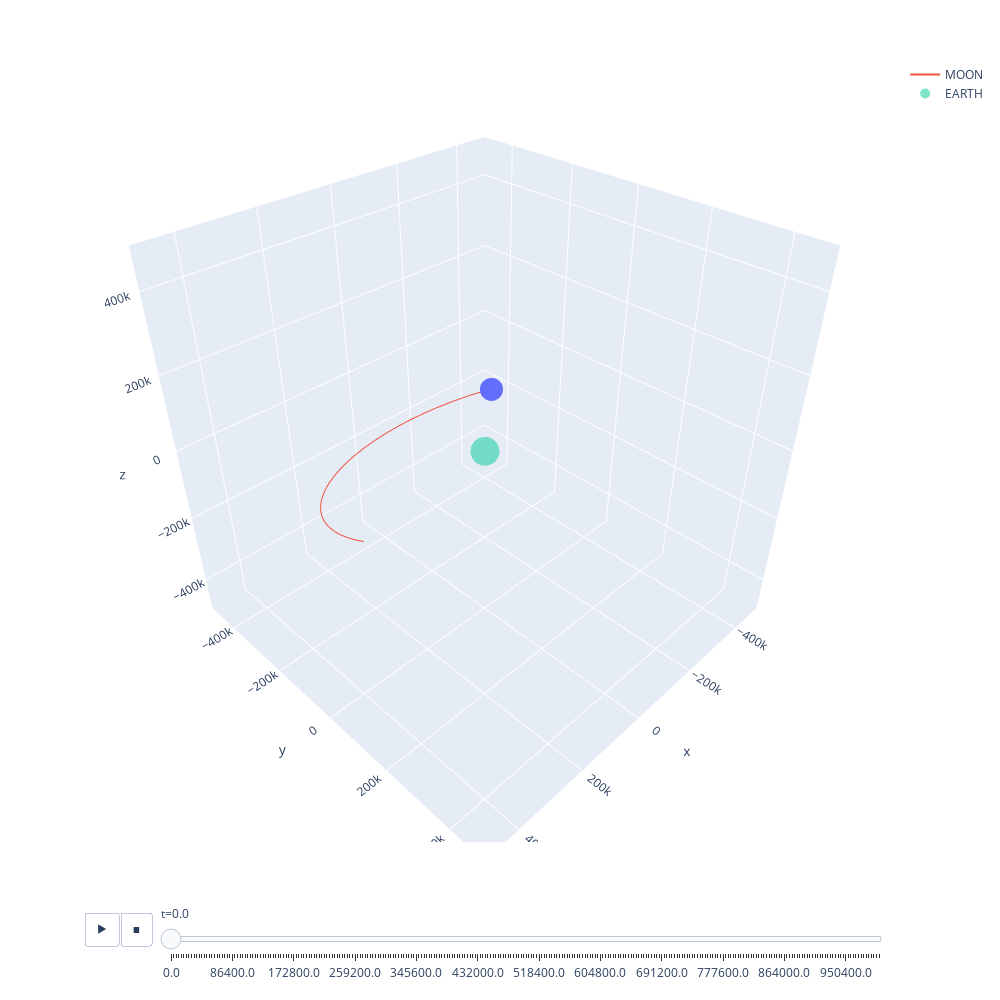

The code cell stored with this chart in its notebook:
### Code cell
import plotly.express as px
import plotly.graph_objects as go
import numpy as nd
# df = nd.array(df)
# print(df[:,0])
fig = px.scatter_3d(df,
                 x="x",
                 y="y",
                 z="z",
            animation_frame="t"
)
fig.add_trace(
    go.Scatter3d(
            x = df["x"],
            y = df["y"],
            z = df["z"],
            mode = 'lines',
            name = 'MOON',
            marker=dict(
                size=10,  # プロット点のサイズ
                opacity=0.5 # 透過率
            )
        ) 
)

fig.add_trace(
    go.Scatter3d(
            x = [0],
            y = [0],
            z = [0],
            mode = 'markers',
            name = 'EARTH',
            marker=dict(
                size=10,  # プロット点のサイズ
                opacity=0.5 # 透過率
            )
        ) 
)
fig.update_layout(
            scene = dict(
                    xaxis = dict(range=[-500000,500000],),
                    yaxis = dict(range=[-500000,500000],),
                    zaxis = dict(range=[-500000,500000],)
            ),
            height = 1000,
            width = 1000,
)
fig.show()
